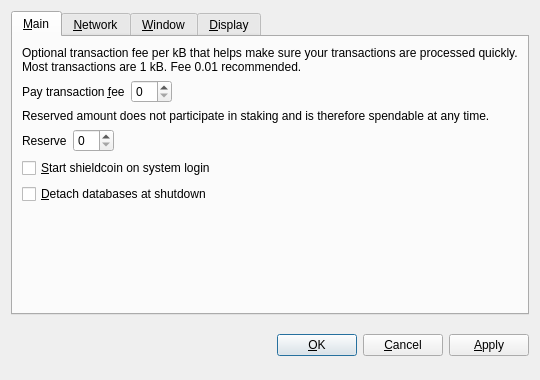
<?xml version="1.0" encoding="UTF-8"?>
<ui version="4.0">
 <class>OptionsDialog</class>
 <widget class="QDialog" name="OptionsDialog">
  <property name="geometry">
   <rect>
    <x>0</x>
    <y>0</y>
    <width>540</width>
    <height>380</height>
   </rect>
  </property>
  <property name="windowTitle">
   <string>Options</string>
  </property>
  <property name="modal">
   <bool>true</bool>
  </property>
  <layout class="QVBoxLayout" name="verticalLayout">
   <item>
    <widget class="QTabWidget" name="tabWidget">
     <property name="tabPosition">
      <enum>QTabWidget::North</enum>
     </property>
     <property name="currentIndex">
      <number>0</number>
     </property>
     <widget class="QWidget" name="tabMain">
      <attribute name="title">
       <string>&amp;Main</string>
      </attribute>
      <layout class="QVBoxLayout" name="verticalLayout_Main">
       <item>
        <widget class="QLabel" name="transactionFeeInfoLabel">
         <property name="text">
          <string>Optional transaction fee per kB that helps make sure your transactions are processed quickly. Most transactions are 1 kB. Fee 0.01 recommended.</string>
         </property>
         <property name="textFormat">
          <enum>Qt::PlainText</enum>
         </property>
         <property name="wordWrap">
          <bool>true</bool>
         </property>
        </widget>
       </item>
       <item>
        <layout class="QHBoxLayout" name="horizontalLayoutFee">
         <item>
          <widget class="QLabel" name="transactionFeeLabel">
           <property name="text">
            <string>Pay transaction &amp;fee</string>
           </property>
           <property name="textFormat">
            <enum>Qt::PlainText</enum>
           </property>
           <property name="buddy">
            <cstring>transactionFee</cstring>
           </property>
          </widget>
         </item>
         <item>
          <widget class="BitcoinAmountField" name="transactionFee"/>
         </item>
         <item>
          <spacer name="horizontalSpacerFee">
           <property name="orientation">
            <enum>Qt::Horizontal</enum>
           </property>
           <property name="sizeHint" stdset="0">
            <size>
             <width>40</width>
             <height>20</height>
            </size>
           </property>
          </spacer>
         </item>
        </layout>
       </item>
       <item>
        <widget class="QLabel" name="reserveBalanceInfoLabel">
         <property name="text">
          <string>Reserved amount does not participate in staking and is therefore spendable at any time.</string>
         </property>
         <property name="textFormat">
          <enum>Qt::PlainText</enum>
         </property>
         <property name="wordWrap">
          <bool>true</bool>
         </property>
        </widget>
       </item>
       <item>
        <layout class="QHBoxLayout" name="horizontalLayoutReserveBalance">
         <item>
          <widget class="QLabel" name="reserveBalanceLabel">
           <property name="text">
            <string>Reserve</string>
           </property>
           <property name="textFormat">
            <enum>Qt::PlainText</enum>
           </property>
           <property name="buddy">
            <cstring>reserveBalance</cstring>
           </property>
          </widget>
         </item>
         <item>
          <widget class="BitcoinAmountField" name="reserveBalance"/>
         </item>
         <item>
          <spacer name="horizontalSpacerReserveBalance">
           <property name="orientation">
            <enum>Qt::Horizontal</enum>
           </property>
           <property name="sizeHint" stdset="0">
            <size>
             <width>40</width>
             <height>20</height>
            </size>
           </property>
          </spacer>
         </item>
        </layout>
       </item>
       <item>
        <widget class="QCheckBox" name="bitcoinAtStartup">
         <property name="toolTip">
          <string>Automatically start shieldcoin after logging in to the system.</string>
         </property>
         <property name="text">
          <string>&amp;Start shieldcoin on system login</string>
         </property>
        </widget>
       </item>
       <item>
        <widget class="QCheckBox" name="detachDatabases">
         <property name="toolTip">
          <string>Detach block and address databases at shutdown. This means they can be moved to another data directory, but it slows down shutdown. The wallet is always detached.</string>
         </property>
         <property name="text">
          <string>&amp;Detach databases at shutdown</string>
         </property>
        </widget>
       </item>
       <item>
        <spacer name="verticalSpacer_Main">
         <property name="orientation">
          <enum>Qt::Vertical</enum>
         </property>
         <property name="sizeHint" stdset="0">
          <size>
           <width>20</width>
           <height>40</height>
          </size>
         </property>
        </spacer>
       </item>
      </layout>
     </widget>
     <widget class="QWidget" name="tabNetwork">
      <attribute name="title">
       <string>&amp;Network</string>
      </attribute>
      <layout class="QVBoxLayout" name="verticalLayout_Network">
       <item>
        <widget class="QCheckBox" name="mapPortUpnp">
         <property name="toolTip">
          <string>Automatically open the shieldcoin client port on the router. This only works when your router supports UPnP and it is enabled.</string>
         </property>
         <property name="text">
          <string>Map port using &amp;UPnP</string>
         </property>
        </widget>
       </item>
       <item>
        <widget class="QCheckBox" name="connectSocks">
         <property name="toolTip">
          <string>Connect to the shieldcoin network through a SOCKS proxy (e.g. when connecting through Tor).</string>
         </property>
         <property name="text">
          <string>&amp;Connect through SOCKS proxy:</string>
         </property>
        </widget>
       </item>
       <item>
        <layout class="QHBoxLayout" name="horizontalLayout_Network">
         <item>
          <widget class="QLabel" name="proxyIpLabel">
           <property name="text">
            <string>Proxy &amp;IP:</string>
           </property>
           <property name="textFormat">
            <enum>Qt::PlainText</enum>
           </property>
           <property name="buddy">
            <cstring>proxyIp</cstring>
           </property>
          </widget>
         </item>
         <item>
          <widget class="QValidatedLineEdit" name="proxyIp">
           <property name="maximumSize">
            <size>
             <width>140</width>
             <height>16777215</height>
            </size>
           </property>
           <property name="toolTip">
            <string>IP address of the proxy (e.g. 127.0.0.1)</string>
           </property>
          </widget>
         </item>
         <item>
          <widget class="QLabel" name="proxyPortLabel">
           <property name="text">
            <string>&amp;Port:</string>
           </property>
           <property name="textFormat">
            <enum>Qt::PlainText</enum>
           </property>
           <property name="buddy">
            <cstring>proxyPort</cstring>
           </property>
          </widget>
         </item>
         <item>
          <widget class="QLineEdit" name="proxyPort">
           <property name="maximumSize">
            <size>
             <width>55</width>
             <height>16777215</height>
            </size>
           </property>
           <property name="toolTip">
            <string>Port of the proxy (e.g. 9050)</string>
           </property>
          </widget>
         </item>
         <item>
          <widget class="QLabel" name="socksVersionLabel">
           <property name="text">
            <string>SOCKS &amp;Version:</string>
           </property>
           <property name="textFormat">
            <enum>Qt::PlainText</enum>
           </property>
           <property name="buddy">
            <cstring>socksVersion</cstring>
           </property>
          </widget>
         </item>
         <item>
          <widget class="QValueComboBox" name="socksVersion">
           <property name="toolTip">
            <string>SOCKS version of the proxy (e.g. 5)</string>
           </property>
          </widget>
         </item>
         <item>
          <spacer name="horizontalSpacer_Network">
           <property name="orientation">
            <enum>Qt::Horizontal</enum>
           </property>
           <property name="sizeHint" stdset="0">
            <size>
             <width>40</width>
             <height>20</height>
            </size>
           </property>
          </spacer>
         </item>
        </layout>
       </item>
       <item>
        <spacer name="verticalSpacer_Network">
         <property name="orientation">
          <enum>Qt::Vertical</enum>
         </property>
         <property name="sizeHint" stdset="0">
          <size>
           <width>20</width>
           <height>40</height>
          </size>
         </property>
        </spacer>
       </item>
      </layout>
     </widget>
     <widget class="QWidget" name="tabWindow">
      <attribute name="title">
       <string>&amp;Window</string>
      </attribute>
      <layout class="QVBoxLayout" name="verticalLayout_Window">
       <item>
        <widget class="QCheckBox" name="minimizeToTray">
         <property name="toolTip">
          <string>Show only a tray icon after minimizing the window.</string>
         </property>
         <property name="text">
          <string>&amp;Minimize to the tray instead of the taskbar</string>
         </property>
        </widget>
       </item>
       <item>
        <widget class="QCheckBox" name="minimizeOnClose">
         <property name="toolTip">
          <string>Minimize instead of exit the application when the window is closed. When this option is enabled, the application will be closed only after selecting Quit in the menu.</string>
         </property>
         <property name="text">
          <string>M&amp;inimize on close</string>
         </property>
        </widget>
       </item>
       <item>
        <spacer name="verticalSpacer_Window">
         <property name="orientation">
          <enum>Qt::Vertical</enum>
         </property>
         <property name="sizeHint" stdset="0">
          <size>
           <width>20</width>
           <height>40</height>
          </size>
         </property>
        </spacer>
       </item>
      </layout>
     </widget>
     <widget class="QWidget" name="tabDisplay">
      <attribute name="title">
       <string>&amp;Display</string>
      </attribute>
      <layout class="QVBoxLayout" name="verticalLayout_Display">
       <item>
        <layout class="QHBoxLayout" name="horizontalLayout_1_Display">
         <item>
          <widget class="QLabel" name="langLabel">
           <property name="text">
            <string>User Interface &amp;language:</string>
           </property>
           <property name="textFormat">
            <enum>Qt::PlainText</enum>
           </property>
           <property name="buddy">
            <cstring>lang</cstring>
           </property>
          </widget>
         </item>
         <item>
          <widget class="QValueComboBox" name="lang">
           <property name="toolTip">
            <string>The user interface language can be set here. This setting will take effect after restarting shieldcoin.</string>
           </property>
          </widget>
         </item>
        </layout>
       </item>
       <item>
        <layout class="QHBoxLayout" name="horizontalLayout_2_Display">
         <item>
          <widget class="QLabel" name="unitLabel">
           <property name="text">
            <string>&amp;Unit to show amounts in:</string>
           </property>
           <property name="textFormat">
            <enum>Qt::PlainText</enum>
           </property>
           <property name="buddy">
            <cstring>unit</cstring>
           </property>
          </widget>
         </item>
         <item>
          <widget class="QValueComboBox" name="unit">
           <property name="toolTip">
            <string>Choose the default subdivision unit to show in the interface and when sending coins.</string>
           </property>
          </widget>
         </item>
        </layout>
       </item>
       <item>
        <widget class="QCheckBox" name="displayAddresses">
         <property name="toolTip">
          <string>Whether to show shieldcoin addresses in the transaction list or not.</string>
         </property>
         <property name="text">
          <string>&amp;Display addresses in transaction list</string>
         </property>
        </widget>
       </item>
       <item>
        <widget class="QCheckBox" name="coinControlFeatures">
         <property name="toolTip">
          <string>Whether to show coin control features or not.</string>
         </property>
         <property name="text">
          <string>Display coin &amp;control features (experts only!)</string>
         </property>
        </widget>
       </item>
       <item>
        <spacer name="verticalSpacer_Display">
         <property name="orientation">
          <enum>Qt::Vertical</enum>
         </property>
         <property name="sizeHint" stdset="0">
          <size>
           <width>20</width>
           <height>40</height>
          </size>
         </property>
        </spacer>
       </item>
      </layout>
     </widget>
    </widget>
   </item>
   <item>
    <layout class="QHBoxLayout" name="horizontalLayout_Buttons">
     <item>
      <spacer name="horizontalSpacer_1">
       <property name="orientation">
        <enum>Qt::Horizontal</enum>
       </property>
       <property name="sizeHint" stdset="0">
        <size>
         <width>40</width>
         <height>48</height>
        </size>
       </property>
      </spacer>
     </item>
     <item>
      <widget class="QLabel" name="statusLabel">
       <property name="font">
        <font>
         <weight>75</weight>
         <bold>true</bold>
        </font>
       </property>
       <property name="text">
        <string/>
       </property>
       <property name="textFormat">
        <enum>Qt::PlainText</enum>
       </property>
       <property name="wordWrap">
        <bool>true</bool>
       </property>
      </widget>
     </item>
     <item>
      <spacer name="horizontalSpacer_2">
       <property name="orientation">
        <enum>Qt::Horizontal</enum>
       </property>
       <property name="sizeHint" stdset="0">
        <size>
         <width>40</width>
         <height>48</height>
        </size>
       </property>
      </spacer>
     </item>
     <item>
      <widget class="QPushButton" name="okButton">
       <property name="text">
        <string>&amp;OK</string>
       </property>
      </widget>
     </item>
     <item>
      <widget class="QPushButton" name="cancelButton">
       <property name="text">
        <string>&amp;Cancel</string>
       </property>
       <property name="autoDefault">
        <bool>false</bool>
       </property>
      </widget>
     </item>
     <item>
      <widget class="QPushButton" name="applyButton">
       <property name="text">
        <string>&amp;Apply</string>
       </property>
       <property name="autoDefault">
        <bool>false</bool>
       </property>
      </widget>
     </item>
    </layout>
   </item>
  </layout>
 </widget>
 <customwidgets>
  <customwidget>
   <class>BitcoinAmountField</class>
   <extends>QSpinBox</extends>
   <header>bitcoinamountfield.h</header>
  </customwidget>
  <customwidget>
   <class>QValueComboBox</class>
   <extends>QComboBox</extends>
   <header>qvaluecombobox.h</header>
  </customwidget>
  <customwidget>
   <class>QValidatedLineEdit</class>
   <extends>QLineEdit</extends>
   <header>qvalidatedlineedit.h</header>
  </customwidget>
 </customwidgets>
 <resources/>
 <connections/>
</ui>
